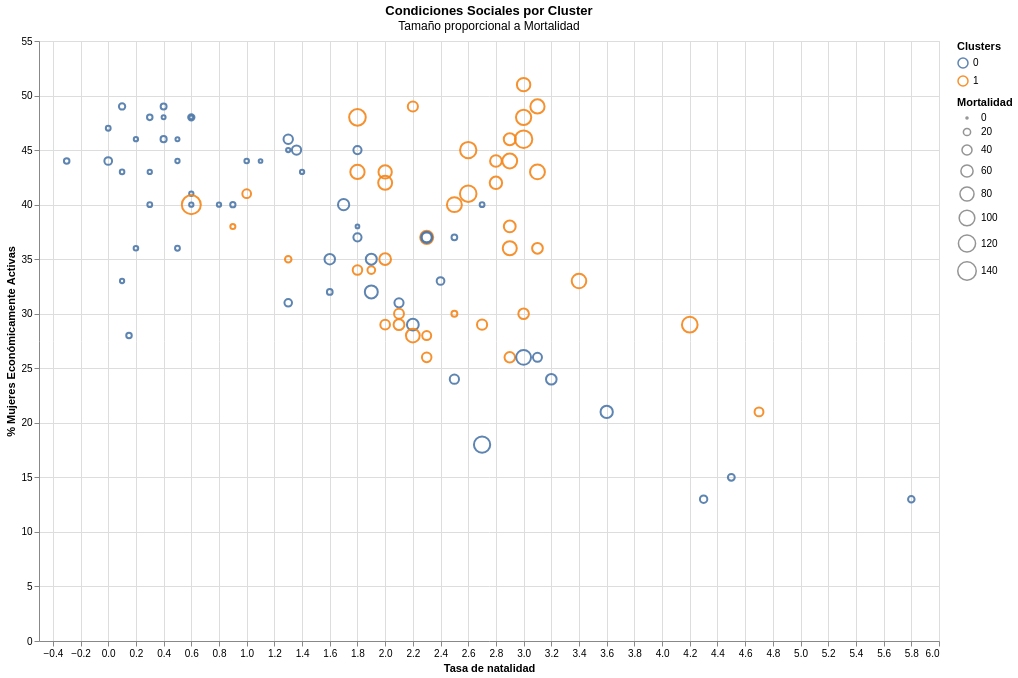

Source (notebook cell):
### Code cell
# Social Graph

#Search_Box
search_box = alt.param(
    value='',
    bind=alt.binding(input='search', placeholder="Pais", name='Buscar ')
)
search_matches = alt.expr.test(alt.expr.regexp(search_box, "i"), alt.datum.Pais)
opacity = (
    alt.when(search_matches)
    .then(alt.value(0.9))
    .otherwise(alt.value(0.2))
)
alt.Chart(df).mark_point().encode(
    x=alt.X('Tasa:Q', title='Tasa de natalidad'),
    y=alt.Y('Mujeres:Q', title='% Mujeres Económicamente Activas'),
    size=alt.Size('Mortalidad:Q', title="Mortalidad"),
    color=alt.Color('Kmeans:N', legend=alt.Legend(title="Clusters")),
    opacity=opacity,
    tooltip=['Pais','PNB', 'Luz', 'Telefonia','Agua','Bosques','Deforestacion','Energia','CO2']
).properties(
    width=900,
    height=600,
    title={
      "text": 'Condiciones Sociales por Cluster',
      "subtitle": 'Tamaño proporcional a Mortalidad'
    }
).add_params(
    search_box
).interactive()

### Figure 1 — Vega-Lite specification as saved in the notebook (floating-point values rounded to 4 significant figures)
{"config": {"view": {"continuousWidth": 300, "continuousHeight": 300}}, "data": {"name": "data-1e58763c500c074703f418222a921d65"}, "mark": {"type": "point"}, "encoding": {"color": {"field": "Kmeans", "legend": {"title": "Clusters"}, "type": "nominal"}, "opacity": {"condition": [{"test": "test(regexp(param_16,'i'),datum.Pais)", "value": 0.9}], "value": 0.2}, "size": {"field": "Mortalidad", "title": "Mortalidad", "type": "quantitative"}, "tooltip": [{"field": "Pais", "type": "nominal"}, {"field": "PNB", "type": "quantitative"}, {"field": "Luz", "type": "quantitative"}, {"field": "Telefonia", "type": "quantitative"}], "x": {"field": "Tasa", "title": "Tasa de natalidad", "type": "quantitative"}, "y": {"field": "Mujeres", "title": "% Mujeres Económicamente Activas", "type": "quantitative"}}, "height": 600, "params": [{"name": "param_16", "bind": {"input": "search", "name": "Buscar ", "placeholder": "Pais"}, "value": ""}, {"name": "param_17", "select": {"type": "interval", "encodings": ["x", "y"]}, "bind": "scales"}], "title": {"text": "Condiciones Sociales por Cluster", "subtitle": "Tamaño proporcional a Mortalidad"}, "width": 900, "$schema": "https://vega.github.io/schema/vega-lite/v5.20.1.json", "datasets": {"data-1e58763c500c074703f418222a921d65": [{"Pais": "Albania       ", "Tasa": 1.0, "Mortalidad": 30, "Mujeres": 41, "PNB": 2199, "Luz": 3903, "Telefonia": 12, "Agua": 94, "Bosques": 53, "Deforestacion": 0.0, "Energia": 341, "CO2": 1.2, "Kmeans": 1}, {"Pais": "Angola        ", "Tasa": 3.0, "Mortalidad": 124, "Mujeres": 46, "PNB": 4422, "Luz": 922, "Telefonia": 6, "Agua": 57, "Bosques": 19, "Deforestacion": 0.7, "Energia": 89, "CO2": 0.5, "Kmeans": 1}, {"Pais": "Arabia Saudi  ", "Tasa": 4.3, "Mortalidad": 21, "Mujeres": 13, "PNB": 133540, "Luz": 91019, "Telefonia": 96, "Agua": 497, "Bosques": 1, "Deforestacion": 0.0, "Energia": 4566, "CO2": 13.1, "Kmeans": 0}, {"Pais": "Argelia       ", "Tasa": 2.5, "Mortalidad": 34, "Mujeres": 24, "PNB": 44609, "Luz": 19883, "Telefonia": 42, "Agua": 180, "Bosques": 2, "Deforestacion": 0.8, "Energia": 906, "CO2": 3.0, "Kmeans": 0}, {"Pais": "Argentina     ", "Tasa": 1.3, "Mortalidad": 22, "Mujeres": 31, "PNB": 278431, "Luz": 65962, "Telefonia": 160, "Agua": 1043, "Bosques": 22, "Deforestacion": 0.1, "Energia": 1504, "CO2": 3.5, "Kmeans": 0}, {"Pais": "Australia     ", "Tasa": 1.4, "Mortalidad": 6, "Mujeres": 43, "PNB": 337909, "Luz": 167155, "Telefonia": 510, "Agua": 933, "Bosques": 19, "Deforestacion": 0.0, "Energia": 5341, "CO2": 15.3, "Kmeans": 0}, {"Pais": "Austria       ", "Tasa": 0.6, "Mortalidad": 6, "Mujeres": 41, "PNB": 216547, "Luz": 53259, "Telefonia": 465, "Agua": 304, "Bosques": 47, "Deforestacion": 0.4, "Energia": 3301, "CO2": 7.2, "Kmeans": 0}, {"Pais": "Bangladesh    ", "Tasa": 2.0, "Mortalidad": 79, "Mujeres": 42, "PNB": 28599, "Luz": 9891, "Telefonia": 2, "Agua": 220, "Bosques": 6, "Deforestacion": 4.1, "Energia": 64, "CO2": 0.2, "Kmeans": 1}, {"Pais": "Bélgica       ", "Tasa": 0.3, "Mortalidad": 8, "Mujeres": 40, "PNB": 25710, "Luz": 72236, "Telefonia": 457, "Agua": 917, "Bosques": 20, "Deforestacion": 0.3, "Energia": 5120, "CO2": 10.1, "Kmeans": 0}, {"Pais": "Benin         ", "Tasa": 3.0, "Mortalidad": 95, "Mujeres": 48, "PNB": 2034, "Luz": 6, "Telefonia": 5, "Agua": 26, "Bosques": 45, "Deforestacion": 1.3, "Energia": 20, "CO2": 0.1, "Kmeans": 1}, {"Pais": "Bielorrusia   ", "Tasa": 0.4, "Mortalidad": 13, "Mujeres": 49, "PNB": 21356, "Luz": 31397, "Telefonia": 190, "Agua": 295, "Bosques": 31, "Deforestacion": 0.5, "Energia": 2392, "CO2": 9.9, "Kmeans": 0}, {"Pais": "Bolivia       ", "Tasa": 2.3, "Mortalidad": 69, "Mujeres": 37, "PNB": 5905, "Luz": 2824, "Telefonia": 35, "Agua": 201, "Bosques": 45, "Deforestacion": 1.2, "Energia": 373, "CO2": 1.0, "Kmeans": 1}, {"Pais": "Brasil        ", "Tasa": 1.6, "Mortalidad": 44, "Mujeres": 35, "PNB": 579787, "Luz": 260682, "Telefonia": 75, "Agua": 246, "Bosques": 66, "Deforestacion": 0.6, "Energia": 718, "CO2": 1.4, "Kmeans": 0}, {"Pais": "Bulgaria      ", "Tasa": 0.6, "Mortalidad": 15, "Mujeres": 48, "PNB": 11225, "Luz": 381333, "Telefonia": 335, "Agua": 1544, "Bosques": 33, "Deforestacion": 0.2, "Energia": 2438, "CO2": 6.4, "Kmeans": 0}, {"Pais": "Camerún       ", "Tasa": 2.9, "Mortalidad": 56, "Mujeres": 38, "PNB": 8615, "Luz": 2740, "Telefonia": 4, "Agua": 38, "Bosques": 44, "Deforestacion": 0.6, "Energia": 103, "CO2": 0.2, "Kmeans": 1}, {"Pais": "Canadá        ", "Tasa": 1.3, "Mortalidad": 6, "Mujeres": 45, "PNB": 573695, "Luz": 554227, "Telefonia": 590, "Agua": 14602, "Bosques": 49, "Deforestacion": 1.1, "Energia": 7854, "CO2": 14.4, "Kmeans": 0}, {"Pais": "Colombia      ", "Tasa": 1.8, "Mortalidad": 26, "Mujeres": 37, "PNB": 70263, "Luz": 43354, "Telefonia": 100, "Agua": 174, "Bosques": 52, "Deforestacion": 0.7, "Energia": 622, "CO2": 1.8, "Kmeans": 0}, {"Pais": "Congo         ", "Tasa": 3.1, "Mortalidad": 90, "Mujeres": 43, "PNB": 1784, "Luz": 435, "Telefonia": 8, "Agua": 20, "Bosques": 58, "Deforestacion": 0.2, "Energia": 331, "CO2": 1.6, "Kmeans": 1}, {"Pais": "Corea del Nor ", "Tasa": 1.8, "Mortalidad": 26, "Mujeres": 45, "PNB": 12870, "Luz": 38000, "Telefonia": 47, "Agua": 687, "Bosques": 74, "Deforestacion": 0.0, "Energia": 1129, "CO2": 11.2, "Kmeans": 0}, {"Pais": "Corea del Sur ", "Tasa": 0.9, "Mortalidad": 10, "Mujeres": 40, "PNB": 435137, "Luz": 164993, "Telefonia": 415, "Agua": 632, "Bosques": 66, "Deforestacion": 0.1, "Energia": 2982, "CO2": 6.6, "Kmeans": 0}, {"Pais": "Costa de Marf ", "Tasa": 3.4, "Mortalidad": 86, "Mujeres": 33, "PNB": 9248, "Luz": 2305, "Telefonia": 8, "Agua": 66, "Bosques": 34, "Deforestacion": 1.0, "Energia": 103, "CO2": 0.5, "Kmeans": 1}, {"Pais": "Costa Rica    ", "Tasa": 2.5, "Mortalidad": 13, "Mujeres": 30, "PNB": 8884, "Luz": 4772, "Telefonia": 164, "Agua": 780, "Bosques": 28, "Deforestacion": 3.0, "Energia": 558, "CO2": 1.2, "Kmeans": 1}, {"Pais": "Cuba          ", "Tasa": 0.9, "Mortalidad": 9, "Mujeres": 38, "PNB": 7450, "Luz": 10982, "Telefonia": 32, "Agua": 870, "Bosques": 16, "Deforestacion": 1.0, "Energia": 923, "CO2": 2.6, "Kmeans": 1}, {"Pais": "Chile         ", "Tasa": 1.6, "Mortalidad": 12, "Mujeres": 32, "PNB": 59151, "Luz": 25276, "Telefonia": 132, "Agua": 1626, "Bosques": 12, "Deforestacion": 0.1, "Energia": 1012, "CO2": 2.6, "Kmeans": 0}, {"Pais": "China         ", "Tasa": 1.36, "Mortalidad": 34, "Mujeres": 45, "PNB": 744890, "Luz": 928083, "Telefonia": 34, "Agua": 461, "Bosques": 13, "Deforestacion": 0.7, "Energia": 664, "CO2": 2.3, "Kmeans": 0}, {"Pais": "Dinamarca     ", "Tasa": 0.2, "Mortalidad": 6, "Mujeres": 46, "PNB": 156027, "Luz": 40097, "Telefonia": 613, "Agua": 233, "Bosques": 12, "Deforestacion": 0.0, "Energia": 3977, "CO2": 10.4, "Kmeans": 0}, {"Pais": "R. Dominicana ", "Tasa": 2.0, "Mortalidad": 37, "Mujeres": 29, "PNB": 11390, "Luz": 6182, "Telefonia": 79, "Agua": 446, "Bosques": 22, "Deforestacion": 2.9, "Energia": 337, "CO2": 1.4, "Kmeans": 1}, {"Pais": "Ecuador       ", "Tasa": 2.3, "Mortalidad": 36, "Mujeres": 26, "PNB": 15997, "Luz": 8256, "Telefonia": 61, "Agua": 581, "Bosques": 43, "Deforestacion": 1.8, "Energia": 565, "CO2": 1.8, "Kmeans": 1}, {"Pais": "Egipto        ", "Tasa": 2.2, "Mortalidad": 56, "Mujeres": 29, "PNB": 45507, "Luz": 51947, "Telefonia": 46, "Agua": 956, "Bosques": 0, "Deforestacion": 0.0, "Energia": 600, "CO2": 1.5, "Kmeans": 0}, {"Pais": "El Salvador   ", "Tasa": 1.8, "Mortalidad": 36, "Mujeres": 34, "PNB": 9057, "Luz": 3211, "Telefonia": 53, "Agua": 245, "Bosques": 6, "Deforestacion": 2.3, "Energia": 370, "CO2": 0.7, "Kmeans": 1}, {"Pais": "E. Arabes Uni ", "Tasa": 5.8, "Mortalidad": 16, "Mujeres": 13, "PNB": 42806, "Luz": 18870, "Telefonia": 283, "Agua": 884, "Bosques": 0, "Deforestacion": 0.0, "Energia": 10531, "CO2": 33.9, "Kmeans": 0}, {"Pais": "Eslovaquia    ", "Tasa": 0.3, "Mortalidad": 11, "Mujeres": 48, "PNB": 15848, "Luz": 24740, "Telefonia": 208, "Agua": 337, "Bosques": 38, "Deforestacion": 0.1, "Energia": 3243, "CO2": 7.0, "Kmeans": 0}, {"Pais": "España        ", "Tasa": 0.2, "Mortalidad": 7, "Mujeres": 36, "PNB": 532347, "Luz": 161654, "Telefonia": 385, "Agua": 781, "Bosques": 51, "Deforestacion": 0.0, "Energia": 2458, "CO2": 5.7, "Kmeans": 0}, {"Pais": "Etiopia       ", "Tasa": 2.6, "Mortalidad": 112, "Mujeres": 41, "PNB": 5722, "Luz": 1293, "Telefonia": 2, "Agua": 51, "Bosques": 13, "Deforestacion": 0.3, "Energia": 22, "CO2": 0.1, "Kmeans": 1}, {"Pais": "Filipinas     ", "Tasa": 2.3, "Mortalidad": 39, "Mujeres": 37, "PNB": 71865, "Luz": 27062, "Telefonia": 21, "Agua": 686, "Bosques": 26, "Deforestacion": 36.1, "Energia": 316, "CO2": 0.8, "Kmeans": 0}, {"Pais": "Finlandia     ", "Tasa": 0.4, "Mortalidad": 5, "Mujeres": 48, "PNB": 105174, "Luz": 65546, "Telefonia": 550, "Agua": 440, "Bosques": 77, "Deforestacion": 0.0, "Energia": 5997, "CO2": 8.2, "Kmeans": 0}, {"Pais": "Francia       ", "Tasa": 0.5, "Mortalidad": 6, "Mujeres": 44, "PNB": 1451051, "Luz": 479200, "Telefonia": 558, "Agua": 665, "Bosques": 25, "Deforestacion": -0.1, "Energia": 4042, "CO2": 6.3, "Kmeans": 0}, {"Pais": "Gabón         ", "Tasa": 2.9, "Mortalidad": 89, "Mujeres": 44, "PNB": 3759, "Luz": 933, "Telefonia": 30, "Agua": 57, "Bosques": 71, "Deforestacion": 0.6, "Energia": 652, "CO2": 5.5, "Kmeans": 1}, {"Pais": "Ghana         ", "Tasa": 3.0, "Mortalidad": 73, "Mujeres": 51, "PNB": 6719, "Luz": 6115, "Telefonia": 4, "Agua": 35, "Bosques": 42, "Deforestacion": 1.4, "Energia": 93, "CO2": 0.2, "Kmeans": 1}, {"Pais": "Grecia        ", "Tasa": 0.5, "Mortalidad": 8, "Mujeres": 36, "PNB": 85885, "Luz": 40623, "Telefonia": 493, "Agua": 523, "Bosques": 47, "Deforestacion": 0.0, "Energia": 2260, "CO2": 7.2, "Kmeans": 0}, {"Pais": "Guatamela     ", "Tasa": 2.9, "Mortalidad": 44, "Mujeres": 26, "PNB": 14255, "Luz": 3161, "Telefonia": 27, "Agua": 139, "Bosques": 39, "Deforestacion": 1.8, "Energia": 210, "CO2": 0.6, "Kmeans": 1}, {"Pais": "Haití         ", "Tasa": 2.0, "Mortalidad": 72, "Mujeres": 43, "PNB": 1777, "Luz": 362, "Telefonia": 8, "Agua": 7, "Bosques": 1, "Deforestacion": 5.1, "Energia": 29, "CO2": 0.1, "Kmeans": 1}, {"Pais": "Países Bajos  ", "Tasa": 0.6, "Mortalidad": 6, "Mujeres": 40, "PNB": 371039, "Luz": 79647, "Telefonia": 525, "Agua": 518, "Bosques": 10, "Deforestacion": 0.3, "Energia": 4580, "CO2": 9.2, "Kmeans": 0}, {"Pais": "Honduras      ", "Tasa": 3.0, "Mortalidad": 45, "Mujeres": 30, "PNB": 3566, "Luz": 2672, "Telefonia": 29, "Agua": 294, "Bosques": 41, "Deforestacion": 2.2, "Energia": 204, "CO2": 0.6, "Kmeans": 1}, {"Pais": "Hungría       ", "Tasa": -0.3, "Mortalidad": 11, "Mujeres": 44, "PNB": 42129, "Luz": 33486, "Telefonia": 185, "Agua": 661, "Bosques": 18, "Deforestacion": -0.5, "Energia": 2383, "CO2": 5.8, "Kmeans": 0}, {"Pais": "India         ", "Tasa": 1.9, "Mortalidad": 68, "Mujeres": 32, "PNB": 319660, "Luz": 386500, "Telefonia": 13, "Agua": 612, "Bosques": 17, "Deforestacion": 0.6, "Energia": 248, "CO2": 0.9, "Kmeans": 0}, {"Pais": "Indonesia     ", "Tasa": 1.7, "Mortalidad": 51, "Mujeres": 40, "PNB": 190105, "Luz": 53414, "Telefonia": 17, "Agua": 96, "Bosques": 60, "Deforestacion": 1.1, "Energia": 366, "CO2": 1.0, "Kmeans": 0}, {"Pais": "Irak          ", "Tasa": 2.7, "Mortalidad": 108, "Mujeres": 18, "PNB": 24600, "Luz": 27060, "Telefonia": 33, "Agua": 4575, "Bosques": 4, "Deforestacion": 0.1, "Energia": 1213, "CO2": 3.4, "Kmeans": 0}, {"Pais": "Irán          ", "Tasa": 3.2, "Mortalidad": 45, "Mujeres": 24, "PNB": 113400, "Luz": 79128, "Telefonia": 79, "Agua": 1362, "Bosques": 11, "Deforestacion": 0.0, "Energia": 1505, "CO2": 4.0, "Kmeans": 0}, {"Pais": "Irlanda       ", "Tasa": 0.1, "Mortalidad": 6, "Mujeres": 33, "PNB": 52765, "Luz": 17105, "Telefonia": 365, "Agua": 233, "Bosques": 6, "Deforestacion": 1.2, "Energia": 3137, "CO2": 8.7, "Kmeans": 0}, {"Pais": "Islandia      ", "Tasa": 1.1, "Mortalidad": 4, "Mujeres": 44, "PNB": 6686, "Luz": 4780, "Telefonia": 555, "Agua": 636, "Bosques": 1, "Deforestacion": 0.0, "Energia": 7932, "CO2": 6.8, "Kmeans": 0}, {"Pais": "Israel        ", "Tasa": 2.7, "Mortalidad": 8, "Mujeres": 40, "PNB": 878775, "Luz": 32781, "Telefonia": 418, "Agua": 408, "Bosques": 6, "Deforestacion": 0.3, "Energia": 2717, "CO2": 8.1, "Kmeans": 0}, {"Pais": "Jordania      ", "Tasa": 4.7, "Mortalidad": 31, "Mujeres": 21, "PNB": 6354, "Luz": 5076, "Telefonia": 73, "Agua": 173, "Bosques": 1, "Deforestacion": 1.0, "Energia": 1067, "CO2": 3.0, "Kmeans": 1}, {"Pais": "Kenia         ", "Tasa": 2.9, "Mortalidad": 58, "Mujeres": 46, "PNB": 7583, "Luz": 3539, "Telefonia": 9, "Agua": 87, "Bosques": 2, "Deforestacion": 0.6, "Energia": 110, "CO2": 0.2, "Kmeans": 1}, {"Pais": "Kuwait        ", "Tasa": 0.15, "Mortalidad": 11, "Mujeres": 28, "PNB": 28941, "Luz": 22798, "Telefonia": 230, "Agua": 525, "Bosques": 0, "Deforestacion": 0.0, "Energia": 8622, "CO2": 11.2, "Kmeans": 0}, {"Pais": "Líbano        ", "Tasa": 2.3, "Mortalidad": 32, "Mujeres": 28, "PNB": 10673, "Luz": 5184, "Telefonia": 82, "Agua": 271, "Bosques": 8, "Deforestacion": 0.6, "Energia": 964, "CO2": 2.9, "Kmeans": 1}, {"Pais": "Libia         ", "Tasa": 3.6, "Mortalidad": 61, "Mujeres": 21, "PNB": 23400, "Luz": 17800, "Telefonia": 59, "Agua": 880, "Bosques": 0, "Deforestacion": 1.4, "Energia": 2499, "CO2": 8.1, "Kmeans": 0}, {"Pais": "Malasia       ", "Tasa": 2.5, "Mortalidad": 12, "Mujeres": 37, "PNB": 78321, "Luz": 39093, "Telefonia": 166, "Agua": 768, "Bosques": 54, "Deforestacion": 2.1, "Energia": 1699, "CO2": 3.8, "Kmeans": 0}, {"Pais": "Marruecos     ", "Tasa": 2.0, "Mortalidad": 55, "Mujeres": 35, "PNB": 29545, "Luz": 11100, "Telefonia": 43, "Agua": 427, "Bosques": 20, "Deforestacion": 1.4, "Energia": 327, "CO2": 1.1, "Kmeans": 1}, {"Pais": "México        ", "Tasa": 2.1, "Mortalidad": 33, "Mujeres": 31, "PNB": 304596, "Luz": 147926, "Telefonia": 96, "Agua": 899, "Bosques": 25, "Deforestacion": 1.3, "Energia": 1561, "CO2": 3.8, "Kmeans": 0}, {"Pais": "Mozambique    ", "Tasa": 1.8, "Mortalidad": 113, "Mujeres": 48, "PNB": 1353, "Luz": 490, "Telefonia": 3, "Agua": 55, "Bosques": 22, "Deforestacion": 0.8, "Energia": 40, "CO2": 0.1, "Kmeans": 1}, {"Pais": "Birmania      ", "Tasa": 1.8, "Mortalidad": 83, "Mujeres": 43, "PNB": 35840, "Luz": 3500, "Telefonia": 3, "Agua": 101, "Bosques": 44, "Deforestacion": 1.3, "Energia": 49, "CO2": 0.1, "Kmeans": 1}, {"Pais": "Nepal         ", "Tasa": 2.5, "Mortalidad": 91, "Mujeres": 40, "PNB": 4391, "Luz": 927, "Telefonia": 4, "Agua": 150, "Bosques": 37, "Deforestacion": 1.0, "Energia": 28, "CO2": 0.1, "Kmeans": 1}, {"Pais": "Nicaragua     ", "Tasa": 3.1, "Mortalidad": 46, "Mujeres": 36, "PNB": 1659, "Luz": 1688, "Telefonia": 23, "Agua": 367, "Bosques": 50, "Deforestacion": 1.9, "Energia": 300, "CO2": 0.6, "Kmeans": 1}, {"Pais": "Nigeria       ", "Tasa": 2.9, "Mortalidad": 80, "Mujeres": 36, "PNB": 28411, "Luz": 15530, "Telefonia": 4, "Agua": 41, "Bosques": 17, "Deforestacion": 0.7, "Energia": 162, "CO2": 0.9, "Kmeans": 1}, {"Pais": "Noruega       ", "Tasa": 0.5, "Mortalidad": 5, "Mujeres": 46, "PNB": 136077, "Luz": 113488, "Telefonia": 556, "Agua": 488, "Bosques": 31, "Deforestacion": 1.4, "Energia": 5318, "CO2": 14.1, "Kmeans": 0}, {"Pais": "Nueva Zelanda ", "Tasa": 1.0, "Mortalidad": 7, "Mujeres": 44, "PNB": 51655, "Luz": 35135, "Telefonia": 479, "Agua": 589, "Bosques": 28, "Deforestacion": 0.0, "Energia": 4245, "CO2": 7.6, "Kmeans": 0}, {"Pais": "Omán          ", "Tasa": 4.5, "Mortalidad": 18, "Mujeres": 15, "PNB": 10578, "Luz": 6187, "Telefonia": 77, "Agua": 564, "Bosques": 19, "Deforestacion": 0.0, "Energia": 2392, "CO2": 5.3, "Kmeans": 0}, {"Pais": "Pakistán      ", "Tasa": 3.0, "Mortalidad": 90, "Mujeres": 26, "PNB": 59991, "Luz": 58529, "Telefonia": 16, "Agua": 2053, "Bosques": 2, "Deforestacion": 3.5, "Energia": 254, "CO2": 0.6, "Kmeans": 0}, {"Pais": "Panamá        ", "Tasa": 1.9, "Mortalidad": 23, "Mujeres": 34, "PNB": 7253, "Luz": 3380, "Telefonia": 114, "Agua": 754, "Bosques": 42, "Deforestacion": 1.9, "Energia": 618, "CO2": 1.7, "Kmeans": 1}, {"Pais": "Paraguay      ", "Tasa": 2.7, "Mortalidad": 41, "Mujeres": 29, "PNB": 8158, "Luz": 36415, "Telefonia": 31, "Agua": 109, "Bosques": 32, "Deforestacion": 2.8, "Energia": 299, "CO2": 0.6, "Kmeans": 1}, {"Pais": "Perú          ", "Tasa": 2.1, "Mortalidad": 47, "Mujeres": 29, "PNB": 55019, "Luz": 15563, "Telefonia": 47, "Agua": 300, "Bosques": 53, "Deforestacion": 0.4, "Energia": 367, "CO2": 1.0, "Kmeans": 1}, {"Pais": "Polonia       ", "Tasa": 0.4, "Mortalidad": 14, "Mujeres": 46, "PNB": 107839, "Luz": 135347, "Telefonia": 148, "Agua": 321, "Bosques": 28, "Deforestacion": 0.1, "Energia": 2401, "CO2": 8.9, "Kmeans": 0}, {"Pais": "Portugal      ", "Tasa": 0.1, "Mortalidad": 7, "Mujeres": 43, "PNB": 96829, "Luz": 31380, "Telefonia": 361, "Agua": 739, "Bosques": 34, "Deforestacion": 0.5, "Energia": 1827, "CO2": 4.8, "Kmeans": 0}, {"Pais": "Reino Unido   ", "Tasa": 0.3, "Mortalidad": 6, "Mujeres": 43, "PNB": 1094734, "Luz": 325383, "Telefonia": 502, "Agua": 205, "Bosques": 10, "Deforestacion": 1.1, "Energia": 3732, "CO2": 9.8, "Kmeans": 0}, {"Pais": "Rep. Checa    ", "Tasa": 0.0, "Mortalidad": 8, "Mujeres": 47, "PNB": 39990, "Luz": 58705, "Telefonia": 236, "Agua": 266, "Bosques": 34, "Deforestacion": 0.0, "Energia": 3868, "CO2": 13.1, "Kmeans": 0}, {"Pais": "Rumanía       ", "Tasa": 0.0, "Mortalidad": 23, "Mujeres": 44, "PNB": 33488, "Luz": 55136, "Telefonia": 131, "Agua": 1134, "Bosques": 27, "Deforestacion": 0.0, "Energia": 1733, "CO2": 5.4, "Kmeans": 0}, {"Pais": "Senegal       ", "Tasa": 2.8, "Mortalidad": 62, "Mujeres": 42, "PNB": 5070, "Luz": 1002, "Telefonia": 10, "Agua": 202, "Bosques": 39, "Deforestacion": 0.7, "Energia": 97, "CO2": 0.4, "Kmeans": 1}, {"Pais": "Singapur      ", "Tasa": 1.8, "Mortalidad": 4, "Mujeres": 38, "PNB": 79831, "Luz": 20046, "Telefonia": 478, "Agua": 847, "Bosques": 7, "Deforestacion": 2.3, "Energia": 8103, "CO2": 17.7, "Kmeans": 0}, {"Pais": "Sirir         ", "Tasa": 3.1, "Mortalidad": 32, "Mujeres": 26, "PNB": 15780, "Luz": 15186, "Telefonia": 63, "Agua": 435, "Bosques": 4, "Deforestacion": 0.5, "Energia": 997, "CO2": 3.3, "Kmeans": 0}, {"Pais": "Sri Lanka     ", "Tasa": 1.3, "Mortalidad": 16, "Mujeres": 35, "PNB": 12616, "Luz": 4387, "Telefonia": 11, "Agua": 503, "Bosques": 27, "Deforestacion": 1.4, "Energia": 97, "CO2": 0.3, "Kmeans": 1}, {"Pais": "Sudán         ", "Tasa": 2.2, "Mortalidad": 77, "Mujeres": 28, "PNB": 7510, "Luz": 1333, "Telefonia": 3, "Agua": 633, "Bosques": 18, "Deforestacion": 1.1, "Energia": 66, "CO2": 0.1, "Kmeans": 1}, {"Pais": "Suecia        ", "Tasa": 0.6, "Mortalidad": 4, "Mujeres": 48, "PNB": 209720, "Luz": 142895, "Telefonia": 681, "Agua": 341, "Bosques": 68, "Deforestacion": 0.0, "Energia": 5723, "CO2": 6.6, "Kmeans": 0}, {"Pais": "Suiza         ", "Tasa": 0.8, "Mortalidad": 6, "Mujeres": 40, "PNB": 286014, "Luz": 65724, "Telefonia": 613, "Agua": 173, "Bosques": 30, "Deforestacion": 0.5, "Energia": 3629, "CO2": 6.4, "Kmeans": 0}, {"Pais": "Sudáfrica     ", "Tasa": 2.3, "Mortalidad": 50, "Mujeres": 37, "PNB": 130918, "Luz": 189316, "Telefonia": 95, "Agua": 359, "Bosques": 4, "Deforestacion": 0.7, "Energia": 2146, "CO2": 7.5, "Kmeans": 0}, {"Pais": "Tailandia     ", "Tasa": 1.3, "Mortalidad": 35, "Mujeres": 46, "PNB": 159630, "Luz": 71177, "Telefonia": 59, "Agua": 602, "Bosques": 25, "Deforestacion": 3.5, "Energia": 769, "CO2": 2.0, "Kmeans": 0}, {"Pais": "Tanzania      ", "Tasa": 3.1, "Mortalidad": 82, "Mujeres": 49, "PNB": 3703, "Luz": 1913, "Telefonia": 3, "Agua": 40, "Bosques": 38, "Deforestacion": 1.2, "Energia": 34, "CO2": 0.1, "Kmeans": 1}, {"Pais": "Túnez         ", "Tasa": 2.1, "Mortalidad": 39, "Mujeres": 30, "PNB": 16369, "Luz": 6714, "Telefonia": 58, "Agua": 381, "Bosques": 4, "Deforestacion": -1.9, "Energia": 595, "CO2": 1.6, "Kmeans": 1}, {"Pais": "Turquia       ", "Tasa": 1.9, "Mortalidad": 48, "Mujeres": 35, "PNB": 169452, "Luz": 78322, "Telefonia": 212, "Agua": 585, "Bosques": 26, "Deforestacion": 0.0, "Energia": 957, "CO2": 2.5, "Kmeans": 0}, {"Pais": "Ucrania       ", "Tasa": 0.1, "Mortalidad": 15, "Mujeres": 49, "PNB": 84084, "Luz": 202995, "Telefonia": 157, "Agua": 673, "Bosques": 16, "Deforestacion": -0.3, "Energia": 3180, "CO2": 11.7, "Kmeans": 0}, {"Pais": "Uruguay       ", "Tasa": 0.6, "Mortalidad": 148, "Mujeres": 40, "PNB": 16458, "Luz": 7617, "Telefonia": 196, "Agua": 241, "Bosques": 4, "Deforestacion": -0.6, "Energia": 629, "CO2": 1.6, "Kmeans": 1}, {"Pais": "Venezuela     ", "Tasa": 2.4, "Mortalidad": 23, "Mujeres": 33, "PNB": 65382, "Luz": 73116, "Telefonia": 111, "Agua": 382, "Bosques": 52, "Deforestacion": 1.5, "Energia": 2186, "CO2": 5.7, "Kmeans": 0}, {"Pais": "Vietnam       ", "Tasa": 2.2, "Mortalidad": 41, "Mujeres": 49, "PNB": 17634, "Luz": 12270, "Telefonia": 11, "Agua": 414, "Bosques": 26, "Deforestacion": 1.5, "Energia": 101, "CO2": 0.3, "Kmeans": 1}, {"Pais": "Yemen         ", "Tasa": 4.2, "Mortalidad": 100, "Mujeres": 29, "PNB": 4044, "Luz": 2159, "Telefonia": 12, "Agua": 335, "Bosques": 8, "Deforestacion": 0.0, "Energia": 206, "CO2": 0.7, "Kmeans": 1}, {"Pais": "Zambia        ", "Tasa": 2.6, "Mortalidad": 109, "Mujeres": 45, "PNB": 3605, "Luz": 7785, "Telefonia": 8, "Agua": 186, "Bosques": 43, "Deforestacion": 1.1, "Energia": 149, "CO2": 0.3, "Kmeans": 1}, {"Pais": "Zimbabue      ", "Tasa": 2.8, "Mortalidad": 55, "Mujeres": 44, "PNB": 5933, "Luz": 7334, "Telefonia": 14, "Agua": 136, "Bosques": 23, "Deforestacion": 0.7, "Energia": 438, "CO2": 1.8, "Kmeans": 1}]}}
